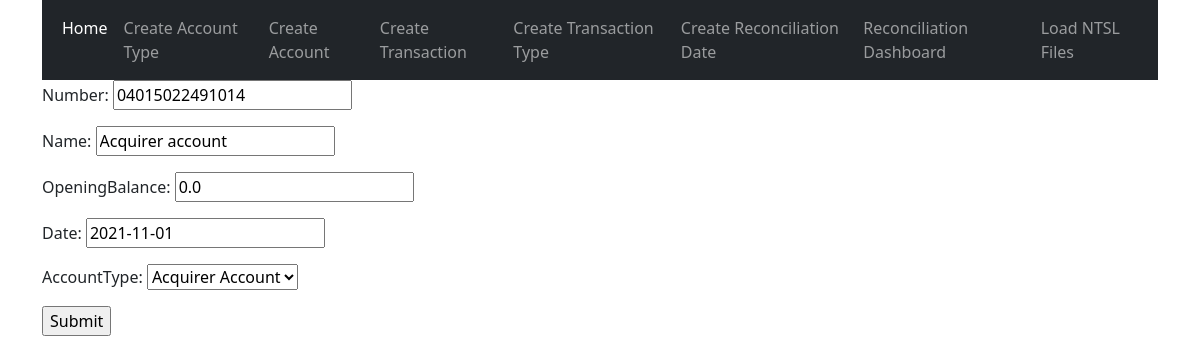
Page /update-account/5/ on the committed database.
### recon/models.py (models this page shows, shortened)
class Account(models.Model):
    number = models.CharField(max_length=16)
    name = models.CharField(max_length=250)
    openingBalance = models.FloatField()
    date = models.DateField()
    accountType = models.ForeignKey(AccountType, on_delete=models.SET_NULL, null=True)

### recon/views.py (the view)
# urls.py: path('update-account/<str:pk>/',views.updateAccount, name='update-account'),
def updateAccount(request,pk):
    account= Account.objects.get(id=pk)
    form = AccountForm(instance=account)
    if request.method=='POST':
        form=AccountForm(request.POST,instance=account)
        if form.is_valid():
            form.save()
            return redirect('home')
    context = {'form': form}
    return render(request, 'recon/account_form.html', context)

### recon/forms.py
class AccountForm(ModelForm):
    class Meta:
        model = Account
        fields = '__all__'

### recon/models.py (called while the page is built)
    def __str__(self):
        return self.type

### recon/templates/recon/account_form.html (shortened to what this page needs)
{% extends 'main.html' %}
{% block content %}
  <div>
    <form method="post" action="">
      {{form.as_p}}
      <input type="submit" value="Submit"/>
    </form>
  </div>
{% endblock %}

### rows in the picture
Account: number "04015022491014", name "Acquirer account", openingBalance "0.0", date "2021-11-01", accountType "Acquirer Account"
